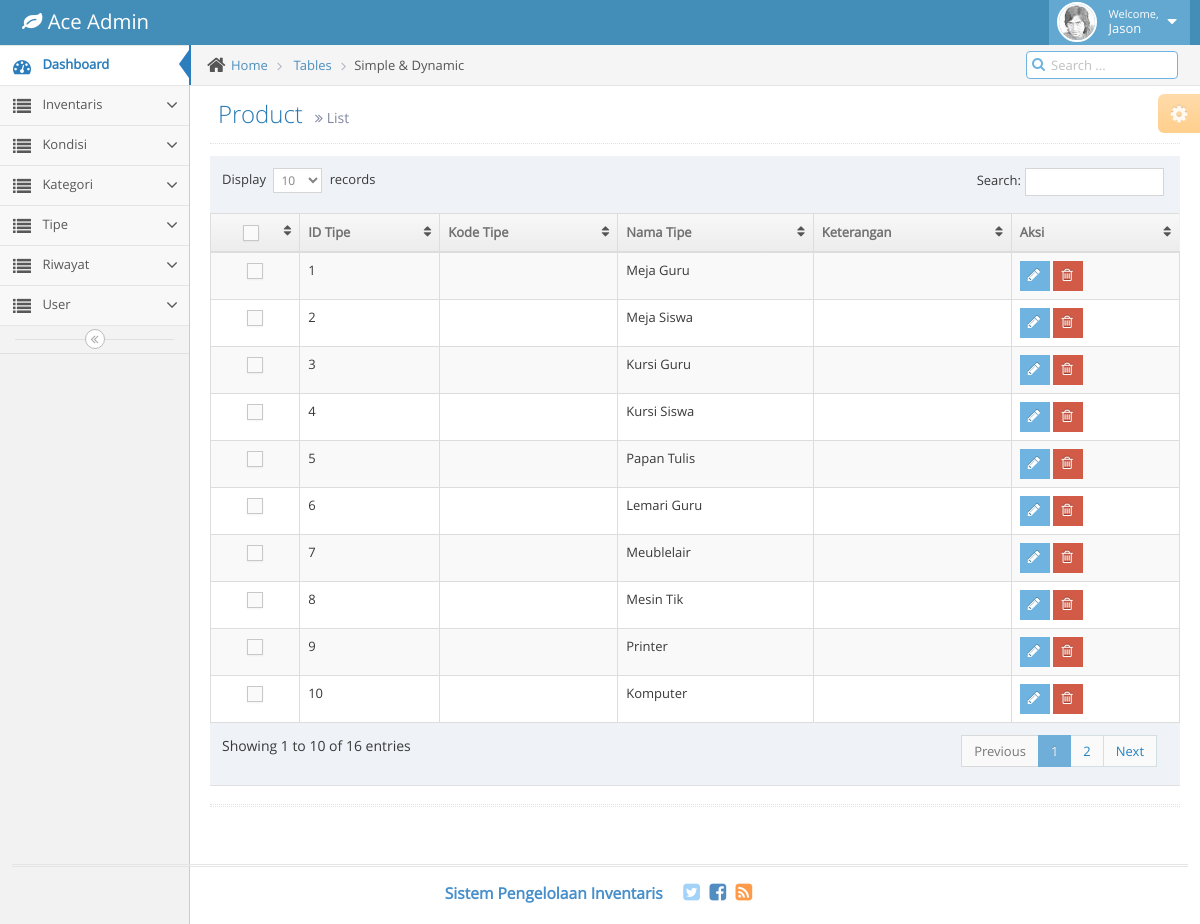
/index.php/type/type_read, run on the app's committed database.
### tables this page shows
CREATE TABLE `inv_ref_type` (
  `type_id` int(11) NOT NULL AUTO_INCREMENT,
  `type_code` char(3) DEFAULT NULL,
  `type_name` varchar(200) DEFAULT NULL,
  `type_desc` text,
  PRIMARY KEY (`type_id`)
);

### application/controllers/Type.php (called while the page is built, shortened)
<?php
class Type extends CI_Controller {
	public function __construct(){
        $this->load->database();
        $this->load->helper('url');
		$this->load->model('M_type');
    }
	public function type_read(){
		$data['typ'] = $this->M_type->select_all();
		$this->load->view('pages/type_view', $data);
	}
}

### index.php (called while the page is built, shortened)
<?php
require_once BASEPATH.'core/CodeIgniter.php';

### application/models/M_type.php (called while the page is built, shortened)
<?php
class M_type extends CI_Model
{
	function select_all(){
		$query = $this->db->query("SELECT * FROM inv_ref_type");
		$result = $query->result();
		return $result;
	}
}

### application/views/pages/type_view.php (the view, shortened to what this page needs)
<!DOCTYPE html>
<html lang="en">
	<head>
		<link rel="stylesheet" href="<?php echo base_url()?>assets/theme/ac_master/css/bootstrap.min.css" />
		<link rel="stylesheet" href="<?php echo base_url()?>assets/theme/ac_master/font-awesome/4.2.0/css/font-awesome.min.css" />
		<link rel="stylesheet" href="<?php echo base_url()?>assets/theme/ac_master/css/ace.min.css" class="ace-main-stylesheet" id="main-ace-style" />
	</head>
	<body class="no-skin">
		<div class="main-container" id="main-container">
			<div class="main-content">
				<div class="main-content-inner">
					<div class="breadcrumbs" id="breadcrumbs">
						<ul class="breadcrumb">
							<li>
								<i class="ace-icon fa fa-home home-icon"></i>
								<a href="#">Home</a>
							</li>
							<li>
								<a href="#">Tables</a>
							</li>
							<li class="active">Simple &amp; Dynamic</li>
						</ul>
						<div class="nav-search" id="nav-search">
							<form class="form-search">
								<span class="input-icon">
									<input type="text" placeholder="Search ..." class="nav-search-input" id="nav-search-input" autocomplete="off" />
									<i class="ace-icon fa fa-search nav-search-icon"></i>
								</span>
							</form>
						</div>
					</div>
					<div class="page-content">
						<div class="ace-settings-container" id="ace-settings-container">
							<div class="btn btn-app btn-xs btn-warning ace-settings-btn" id="ace-settings-btn">
								<i class="ace-icon fa fa-cog bigger-130"></i>
							</div>
						</div>
						<div class="page-header">
							<h1>
								Product
								<small>
									<i class="ace-icon fa fa-angle-double-right"></i>
									List
								</small>
							</h1>
						</div>
						<div class="row">
							<div class="col-xs-12">
								<div class="row">
									<div class="col-xs-12">
										<table id="simple-table" class="table table-striped table-bordered table-hover">
											<thead>
												<tr>
													<th class="center">
														<label class="pos-rel">
															<span class="lbl"></span>
														</label>
													</th>
													<th> ID Tipe </th>
													<th> Kode Tipe </th>
													<th> Nama Tipe </th>
													<th> Keterangan </th>
													<th> Aksi </th>
												</tr>
											</thead>
											<tbody>
											<?php foreach ($typ as $types) { ?>
												<tr>
													<td class="center">
														<label class="pos-rel">
															<span class="lbl"></span>
														</label>
													</td>
													<td><?php echo $types->type_id; ?></td>
													<td><?php echo $types->type_code; ?></td>
													<td><?php echo $types->type_name; ?></td>
													<td><?php echo $types->type_desc; ?></td>
													<td>
														<div class="hidden-sm hidden-xs btn-group">
															<a href="<?php echo site_url('Type/type_edit/'.$types->type_id);?>">
																<button class="btn btn-xs btn-info">
																	<i class="ace-icon fa fa-pencil bigger-120"></i>
																</button>
															</a>
															<a href="<?php echo site_url('Type/type_delete/'.$types->type_id);?>">
																<button class="btn btn-xs btn-danger">
																	<i class="ace-icon fa fa-trash-o bigger-120"></i>
																</button>
															</a>
														</div>
													</td>
												</tr>
												<?php } ?>
											</tbody>
										</table>
									</div>
								</div>
								<div class="hr hr-18 dotted hr-double"></div>
							</div>
						</div>
						</div>
		</div>
	</body>
</html>

### data on the page
inv_ref_type: type_id "1", type_name "Meja Guru"
inv_ref_type: type_id "2", type_name "Meja Siswa"
inv_ref_type: type_id "3", type_name "Kursi Guru"
inv_ref_type: type_id "4", type_name "Kursi Siswa"
inv_ref_type: type_id "5", type_name "Papan Tulis"
inv_ref_type: type_id "6", type_name "Lemari Guru"
inv_ref_type: type_id "7", type_name "Meublelair"
inv_ref_type: type_id "8", type_name "Mesin Tik"
inv_ref_type: type_id "9", type_name "Printer"
inv_ref_type: type_id "10", type_name "Komputer"
